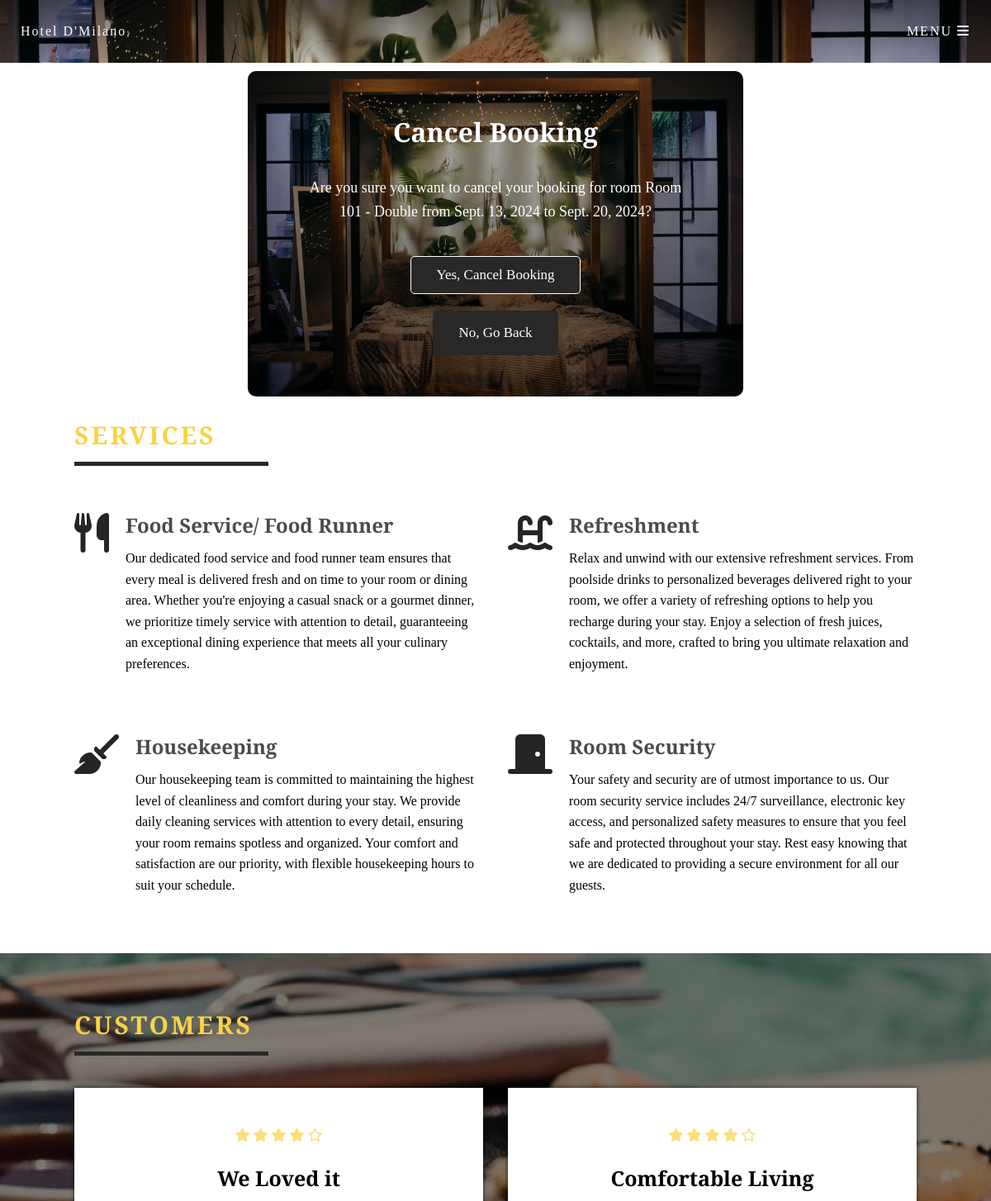
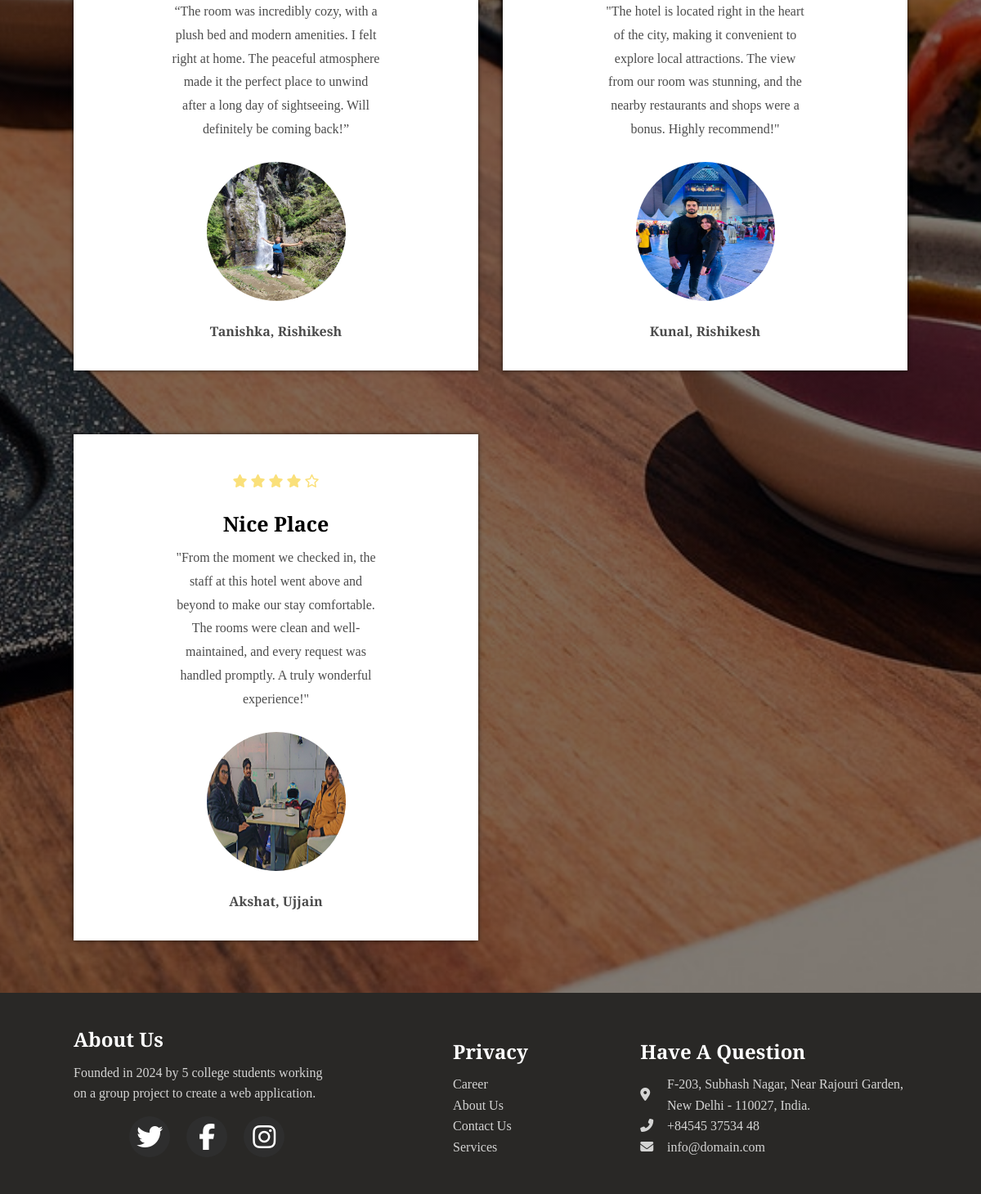
The page /booking/cancel/12/ on the database its author committed (2 pictures, top to bottom).
### bookings/models.py (models this page shows, shortened)
class Booking(models.Model):
    room = models.ForeignKey(Room, on_delete=models.CASCADE)  # Link to Room
    guest_name = models.CharField(max_length=100)
    check_in = models.DateField(null=True, blank=True)
    check_out = models.DateField(null=True, blank=True)
    is_confirmed = models.BooleanField(default=False)
    is_canceled = models.BooleanField(default=False)
    print("Booking model loaded")

### rooms/models.py (models this page shows)
class Room(models.Model):
    ROOM_TYPES = (
        ('Single', 'Single'),
        ('Double', 'Double'),
        ('Suite', 'Suite'),
    )
    room_number = models.CharField(max_length=10)
    room_type = models.CharField(max_length=10, choices=ROOM_TYPES)
    price = models.DecimalField(max_digits=6, decimal_places=2)
    photo = models.ImageField(upload_to='room_photos/',null=True, blank=True)
    amenities = models.TextField(null=True, blank=True)
    description = models.TextField(null=True, blank=True)
    is_available = models.BooleanField(default=True)
    def __str__(self):
        return f"Room {self.room_number} - {self.room_type}"

### bookings/views.py (the view)
# urls.py: path('cancel/<int:booking_id>/', views.cancel_booking, name='cancel_booking'),
def cancel_booking(request, booking_id):
    booking = get_object_or_404(Booking, id=booking_id)
    if request.method == 'POST':
        try:
            booking.delete()
            return redirect('booking_list')  # Redirect to a success page or view
        except ValidationError as e:
            return HttpResponseForbidden(str(e))
    return render(request, 'bookings/cancel_booking.html', {'booking': booking})

### bookings/templates/bookings/cancel_booking.html (shortened to what this page needs)
{% extends 'base.html' %}
{% block content %}
    <div class="cancel-booking-container">
        <h1 class="cancel-booking-header">Cancel Booking</h1>
        <p class="cancel-booking-text">
            Are you sure you want to cancel your booking for room {{ booking.room }} from {{ booking.check_in }} to {{ booking.check_out }}?
        </p>
        <form method="POST" class="cancel-booking-form">
            <button type="submit" class="btn-cancel">Yes, Cancel Booking</button>
            <a href="{% url 'booking_list' %}" class="btn-back">No, Go Back</a>
        </form>
    </div>
{% endblock %}

### rooms/static/style.css (style rules this page uses)
body { font-family: Arial, sans-serif; }
h1 { color: #333; text-align: center; }
a { text-decoration: none; color: inherit; }
.cancel-booking-container { background: linear-gradient(rgba(0, 0, 0, 0.25), rgba(0, 0, 0, 0.65)), url("images/banner-img.jpg") center/cover no-repeat; color: #fff; padding: 40px 60px; border-radius: 10px; text-align: center; max-width: 600px; margin: 10px auto; }
.cancel-booking-header { font-size: 32px; font-weight: 600; color: white; margin-bottom: 20px; }
.cancel-booking-text { font-size: 18px; margin-bottom: 30px; }
.cancel-booking-form { display: flex; flex-direction: column; justify-content: center; align-items: center; }
.btn-cancel, .btn-back { padding: 12px 30px; border-radius: 5px; font-size: 17px; margin: 10px; text-decoration: none; }
.btn-cancel { background-color: var(--dark); color: #fff; border: 1px solid #fff; transition: background-color 0.3s; }
.btn-back { background-color: var(--dark); color: #fff; border: 1px solid var(--dark); transition: background-color 0.3s; }

### rooms/static/main.css (style rules this page uses)
:root { --transition: all 0.7s ease; --yellow: #f9d342; --dark: #292826; }
* { box-sizing: border-box; padding: 0; margin: 0; font-family: 'Playfair Display', serif; }
html { scroll-behavior: smooth; }
body { line-height: 1.6; }
h1, h2, h3, h4, h5, h6 { padding: 8px 0; }
a { text-decoration: none; color: inherit; }

### rows shown on the page
Booking: room "Room 101 - Double", check_in "Sept. 13, 2024", check_out "Sept. 20, 2024"
